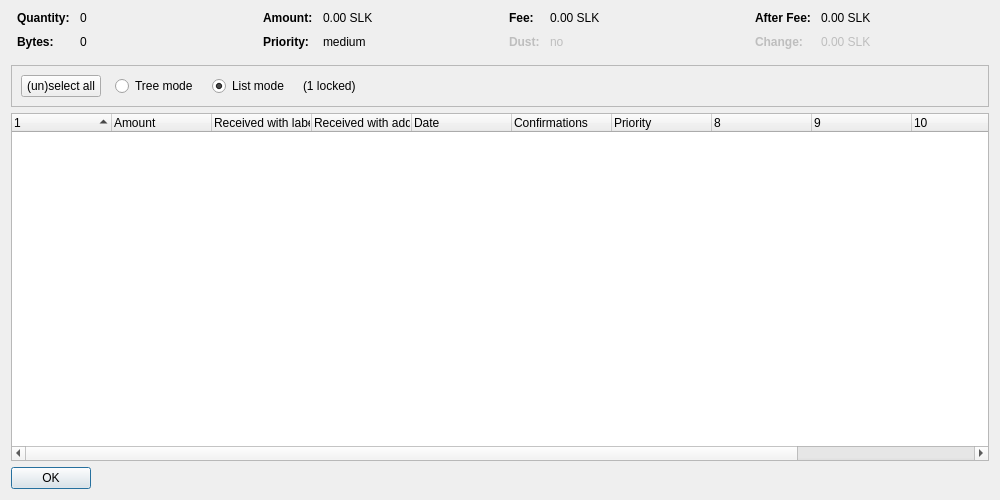
<?xml version="1.0" encoding="UTF-8"?>
<ui version="4.0">
 <class>CoinControlDialog</class>
 <widget class="QDialog" name="CoinControlDialog">
  <property name="geometry">
   <rect>
    <x>0</x>
    <y>0</y>
    <width>1000</width>
    <height>500</height>
   </rect>
  </property>
  <property name="windowTitle">
   <string>Coin Selection</string>
  </property>
  <layout class="QVBoxLayout" name="verticalLayout">
   <item>
    <layout class="QHBoxLayout" name="horizontalLayoutTop" stretch="0,0,0,0">
     <property name="topMargin">
      <number>0</number>
     </property>
     <property name="bottomMargin">
      <number>10</number>
     </property>
     <item>
      <layout class="QFormLayout" name="formLayoutCoinControl1">
       <property name="horizontalSpacing">
        <number>10</number>
       </property>
       <property name="verticalSpacing">
        <number>10</number>
       </property>
       <property name="leftMargin">
        <number>6</number>
       </property>
       <property name="rightMargin">
        <number>6</number>
       </property>
       <item row="0" column="0">
        <widget class="QLabel" name="labelCoinControlQuantityText">
         <property name="font">
          <font>
           <weight>75</weight>
           <bold>true</bold>
          </font>
         </property>
         <property name="text">
          <string>Quantity:</string>
         </property>
        </widget>
       </item>
       <item row="0" column="1">
        <widget class="QLabel" name="labelCoinControlQuantity">
         <property name="cursor">
          <cursorShape>IBeamCursor</cursorShape>
         </property>
         <property name="contextMenuPolicy">
          <enum>Qt::ActionsContextMenu</enum>
         </property>
         <property name="text">
          <string notr="true">0</string>
         </property>
         <property name="textInteractionFlags">
          <set>Qt::LinksAccessibleByMouse|Qt::TextSelectableByKeyboard|Qt::TextSelectableByMouse</set>
         </property>
        </widget>
       </item>
       <item row="1" column="0">
        <widget class="QLabel" name="labelCoinControlBytesText">
         <property name="font">
          <font>
           <weight>75</weight>
           <bold>true</bold>
          </font>
         </property>
         <property name="text">
          <string>Bytes:</string>
         </property>
        </widget>
       </item>
       <item row="1" column="1">
        <widget class="QLabel" name="labelCoinControlBytes">
         <property name="cursor">
          <cursorShape>IBeamCursor</cursorShape>
         </property>
         <property name="contextMenuPolicy">
          <enum>Qt::ActionsContextMenu</enum>
         </property>
         <property name="text">
          <string notr="true">0</string>
         </property>
         <property name="textInteractionFlags">
          <set>Qt::LinksAccessibleByMouse|Qt::TextSelectableByKeyboard|Qt::TextSelectableByMouse</set>
         </property>
        </widget>
       </item>
      </layout>
     </item>
     <item>
      <layout class="QFormLayout" name="formLayoutCoinControl2">
       <property name="horizontalSpacing">
        <number>10</number>
       </property>
       <property name="verticalSpacing">
        <number>10</number>
       </property>
       <property name="leftMargin">
        <number>6</number>
       </property>
       <property name="rightMargin">
        <number>6</number>
       </property>
       <item row="0" column="0">
        <widget class="QLabel" name="labelCoinControlAmountText">
         <property name="font">
          <font>
           <weight>75</weight>
           <bold>true</bold>
          </font>
         </property>
         <property name="text">
          <string>Amount:</string>
         </property>
        </widget>
       </item>
       <item row="0" column="1">
        <widget class="QLabel" name="labelCoinControlAmount">
         <property name="cursor">
          <cursorShape>IBeamCursor</cursorShape>
         </property>
         <property name="contextMenuPolicy">
          <enum>Qt::ActionsContextMenu</enum>
         </property>
         <property name="text">
          <string notr="true">0.00 SLK</string>
         </property>
         <property name="textInteractionFlags">
          <set>Qt::LinksAccessibleByMouse|Qt::TextSelectableByKeyboard|Qt::TextSelectableByMouse</set>
         </property>
        </widget>
       </item>
       <item row="1" column="0">
        <widget class="QLabel" name="labelCoinControlPriorityText">
         <property name="font">
          <font>
           <weight>75</weight>
           <bold>true</bold>
          </font>
         </property>
         <property name="text">
          <string>Priority:</string>
         </property>
        </widget>
       </item>
       <item row="1" column="1">
        <widget class="QLabel" name="labelCoinControlPriority">
         <property name="cursor">
          <cursorShape>IBeamCursor</cursorShape>
         </property>
         <property name="contextMenuPolicy">
          <enum>Qt::ActionsContextMenu</enum>
         </property>
         <property name="text">
          <string notr="true">medium</string>
         </property>
         <property name="textInteractionFlags">
          <set>Qt::LinksAccessibleByMouse|Qt::TextSelectableByKeyboard|Qt::TextSelectableByMouse</set>
         </property>
        </widget>
       </item>
      </layout>
     </item>
     <item>
      <layout class="QFormLayout" name="formLayoutCoinControl3">
       <property name="horizontalSpacing">
        <number>10</number>
       </property>
       <property name="verticalSpacing">
        <number>10</number>
       </property>
       <property name="leftMargin">
        <number>6</number>
       </property>
       <property name="rightMargin">
        <number>6</number>
       </property>
       <item row="0" column="0">
        <widget class="QLabel" name="labelCoinControlFeeText">
         <property name="font">
          <font>
           <weight>75</weight>
           <bold>true</bold>
          </font>
         </property>
         <property name="text">
          <string>Fee:</string>
         </property>
        </widget>
       </item>
       <item row="0" column="1">
        <widget class="QLabel" name="labelCoinControlFee">
         <property name="cursor">
          <cursorShape>IBeamCursor</cursorShape>
         </property>
         <property name="contextMenuPolicy">
          <enum>Qt::ActionsContextMenu</enum>
         </property>
         <property name="text">
          <string notr="true">0.00 SLK</string>
         </property>
         <property name="textInteractionFlags">
          <set>Qt::LinksAccessibleByMouse|Qt::TextSelectableByKeyboard|Qt::TextSelectableByMouse</set>
         </property>
        </widget>
       </item>
       <item row="1" column="0">
        <widget class="QLabel" name="labelCoinControlLowOutputText">
         <property name="enabled">
          <bool>false</bool>
         </property>
         <property name="font">
          <font>
           <weight>75</weight>
           <bold>true</bold>
          </font>
         </property>
         <property name="text">
          <string>Dust:</string>
         </property>
        </widget>
       </item>
       <item row="1" column="1">
        <widget class="QLabel" name="labelCoinControlLowOutput">
         <property name="enabled">
          <bool>false</bool>
         </property>
         <property name="cursor">
          <cursorShape>IBeamCursor</cursorShape>
         </property>
         <property name="contextMenuPolicy">
          <enum>Qt::ActionsContextMenu</enum>
         </property>
         <property name="text">
          <string notr="true">no</string>
         </property>
         <property name="textInteractionFlags">
          <set>Qt::LinksAccessibleByMouse|Qt::TextSelectableByKeyboard|Qt::TextSelectableByMouse</set>
         </property>
        </widget>
       </item>
      </layout>
     </item>
     <item>
      <layout class="QFormLayout" name="formLayoutCoinControl4">
       <property name="horizontalSpacing">
        <number>10</number>
       </property>
       <property name="verticalSpacing">
        <number>10</number>
       </property>
       <property name="leftMargin">
        <number>6</number>
       </property>
       <property name="rightMargin">
        <number>6</number>
       </property>
       <item row="0" column="0">
        <widget class="QLabel" name="labelCoinControlAfterFeeText">
         <property name="font">
          <font>
           <weight>75</weight>
           <bold>true</bold>
          </font>
         </property>
         <property name="text">
          <string>After Fee:</string>
         </property>
        </widget>
       </item>
       <item row="0" column="1">
        <widget class="QLabel" name="labelCoinControlAfterFee">
         <property name="cursor">
          <cursorShape>IBeamCursor</cursorShape>
         </property>
         <property name="contextMenuPolicy">
          <enum>Qt::ActionsContextMenu</enum>
         </property>
         <property name="text">
          <string notr="true">0.00 SLK</string>
         </property>
         <property name="textInteractionFlags">
          <set>Qt::LinksAccessibleByMouse|Qt::TextSelectableByKeyboard|Qt::TextSelectableByMouse</set>
         </property>
        </widget>
       </item>
       <item row="1" column="0">
        <widget class="QLabel" name="labelCoinControlChangeText">
         <property name="enabled">
          <bool>false</bool>
         </property>
         <property name="font">
          <font>
           <weight>75</weight>
           <bold>true</bold>
          </font>
         </property>
         <property name="text">
          <string>Change:</string>
         </property>
        </widget>
       </item>
       <item row="1" column="1">
        <widget class="QLabel" name="labelCoinControlChange">
         <property name="enabled">
          <bool>false</bool>
         </property>
         <property name="cursor">
          <cursorShape>IBeamCursor</cursorShape>
         </property>
         <property name="contextMenuPolicy">
          <enum>Qt::ActionsContextMenu</enum>
         </property>
         <property name="text">
          <string notr="true">0.00 SLK</string>
         </property>
         <property name="textInteractionFlags">
          <set>Qt::LinksAccessibleByMouse|Qt::TextSelectableByKeyboard|Qt::TextSelectableByMouse</set>
         </property>
        </widget>
       </item>
      </layout>
     </item>
    </layout>
   </item>
   <item>
    <widget class="QFrame" name="frame">
     <property name="minimumSize">
      <size>
       <width>0</width>
       <height>40</height>
      </size>
     </property>
     <property name="frameShape">
      <enum>QFrame::StyledPanel</enum>
     </property>
     <property name="frameShadow">
      <enum>QFrame::Sunken</enum>
     </property>
     <layout class="QHBoxLayout" name="horizontalLayout">
      <item>
       <layout class="QHBoxLayout" name="horizontalLayoutPanel" stretch="0,0,0,0,0">
        <property name="spacing">
         <number>14</number>
        </property>
        <item>
         <widget class="QPushButton" name="pushButtonSelectAll">
          <property name="sizePolicy">
           <sizepolicy hsizetype="Maximum" vsizetype="Fixed">
            <horstretch>0</horstretch>
            <verstretch>0</verstretch>
           </sizepolicy>
          </property>
          <property name="text">
           <string>(un)select all</string>
          </property>
          <property name="autoDefault">
           <bool>false</bool>
          </property>
         </widget>
        </item>
        <item>
         <widget class="QRadioButton" name="radioTreeMode">
          <property name="sizePolicy">
           <sizepolicy hsizetype="Maximum" vsizetype="Fixed">
            <horstretch>0</horstretch>
            <verstretch>0</verstretch>
           </sizepolicy>
          </property>
          <property name="text">
           <string>Tree mode</string>
          </property>
         </widget>
        </item>
        <item>
         <widget class="QRadioButton" name="radioListMode">
          <property name="sizePolicy">
           <sizepolicy hsizetype="Maximum" vsizetype="Fixed">
            <horstretch>0</horstretch>
            <verstretch>0</verstretch>
           </sizepolicy>
          </property>
          <property name="text">
           <string>List mode</string>
          </property>
          <property name="checked">
           <bool>true</bool>
          </property>
         </widget>
        </item>
        <item>
         <widget class="QLabel" name="labelLocked">
          <property name="text">
           <string notr="true">(1 locked)</string>
          </property>
         </widget>
        </item>
        <item>
         <spacer name="horizontalSpacer">
          <property name="orientation">
           <enum>Qt::Horizontal</enum>
          </property>
          <property name="sizeHint" stdset="0">
           <size>
            <width>40</width>
            <height>20</height>
           </size>
          </property>
         </spacer>
        </item>
       </layout>
      </item>
     </layout>
    </widget>
   </item>
   <item>
    <widget class="CoinControlTreeWidget" name="treeWidget">
     <property name="contextMenuPolicy">
      <enum>Qt::CustomContextMenu</enum>
     </property>
     <property name="sortingEnabled">
      <bool>false</bool>
     </property>
     <property name="columnCount">
      <number>12</number>
     </property>
     <attribute name="headerShowSortIndicator" stdset="0">
      <bool>true</bool>
     </attribute>
     <attribute name="headerStretchLastSection">
      <bool>false</bool>
     </attribute>
     <column>
      <property name="text">
       <string/>
      </property>
     </column>
     <column>
      <property name="text">
       <string>Amount</string>
      </property>
     </column>
     <column>
      <property name="text">
       <string>Received with label</string>
      </property>
     </column>
     <column>
      <property name="text">
       <string>Received with address</string>
      </property>
     </column>
     <column>
      <property name="text">
       <string>Date</string>
      </property>
     </column>
     <column>
      <property name="text">
       <string>Confirmations</string>
      </property>
      <property name="toolTip">
       <string>Confirmed</string>
      </property>
     </column>
     <column>
      <property name="text">
       <string>Priority</string>
      </property>
     </column>
     <column>
      <property name="text">
       <string/>
      </property>
     </column>
     <column>
      <property name="text">
       <string/>
      </property>
     </column>
     <column>
      <property name="text">
       <string/>
      </property>
     </column>
     <column>
      <property name="text">
       <string/>
      </property>
     </column>
     <column>
      <property name="text">
       <string/>
      </property>
     </column>
    </widget>
   </item>
   <item>
    <widget class="QDialogButtonBox" name="buttonBox">
     <property name="sizePolicy">
      <sizepolicy hsizetype="Maximum" vsizetype="Fixed">
       <horstretch>0</horstretch>
       <verstretch>0</verstretch>
      </sizepolicy>
     </property>
     <property name="orientation">
      <enum>Qt::Horizontal</enum>
     </property>
     <property name="standardButtons">
      <set>QDialogButtonBox::Ok</set>
     </property>
    </widget>
   </item>
  </layout>
 </widget>
 <customwidgets>
  <customwidget>
   <class>CoinControlTreeWidget</class>
   <extends>QTreeWidget</extends>
   <header>coincontroltreewidget.h</header>
  </customwidget>
 </customwidgets>
 <resources/>
 <connections/>
</ui>
